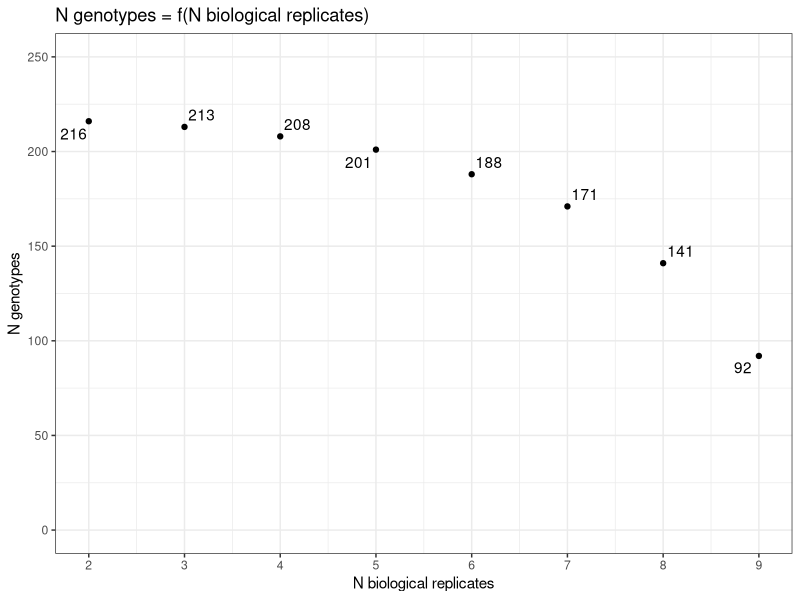
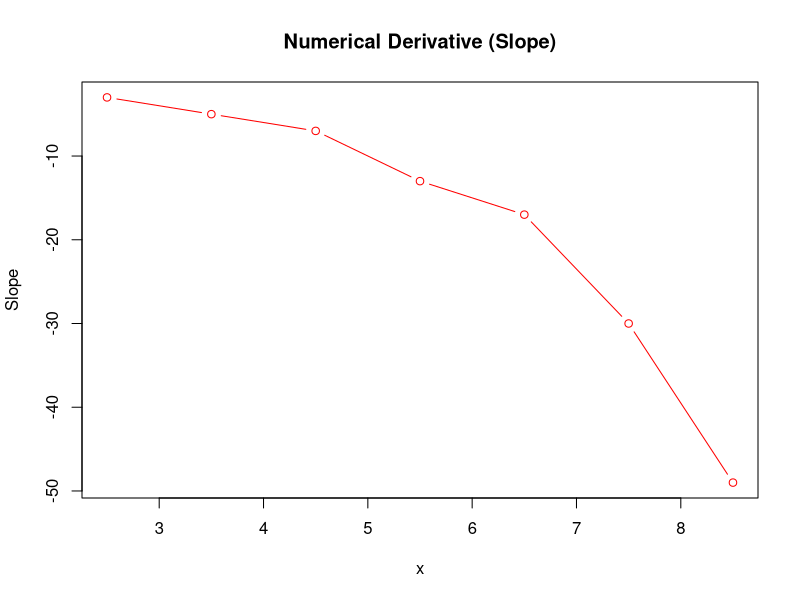
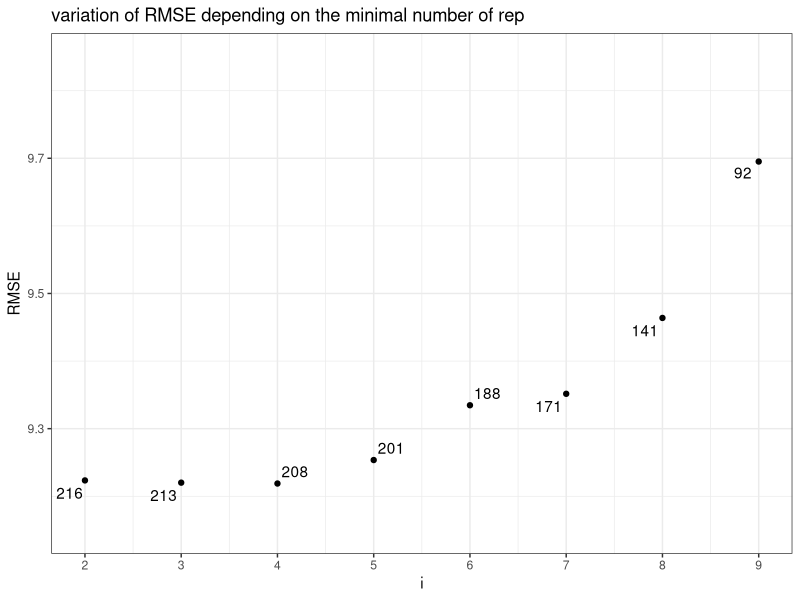
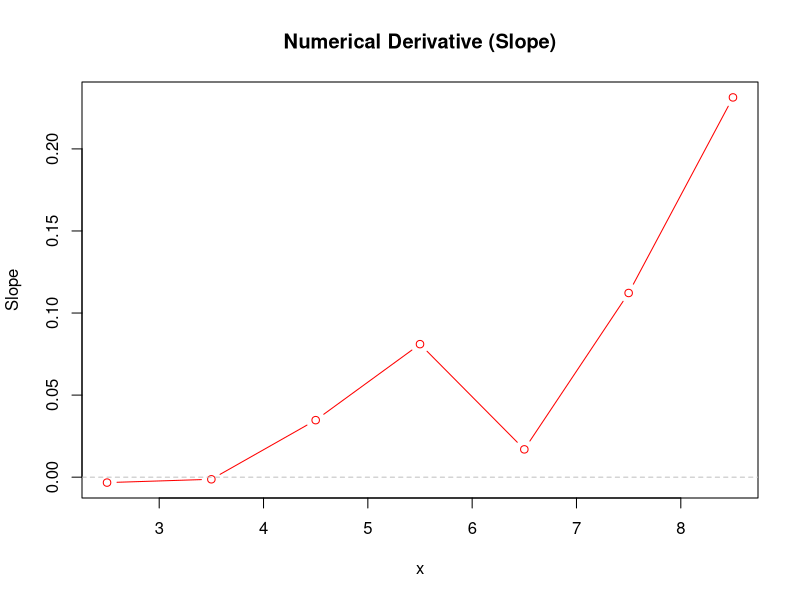
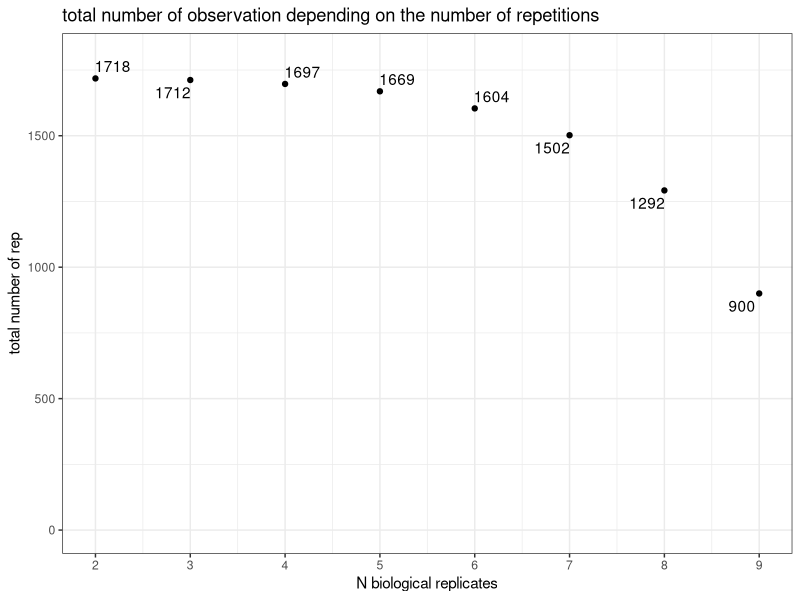
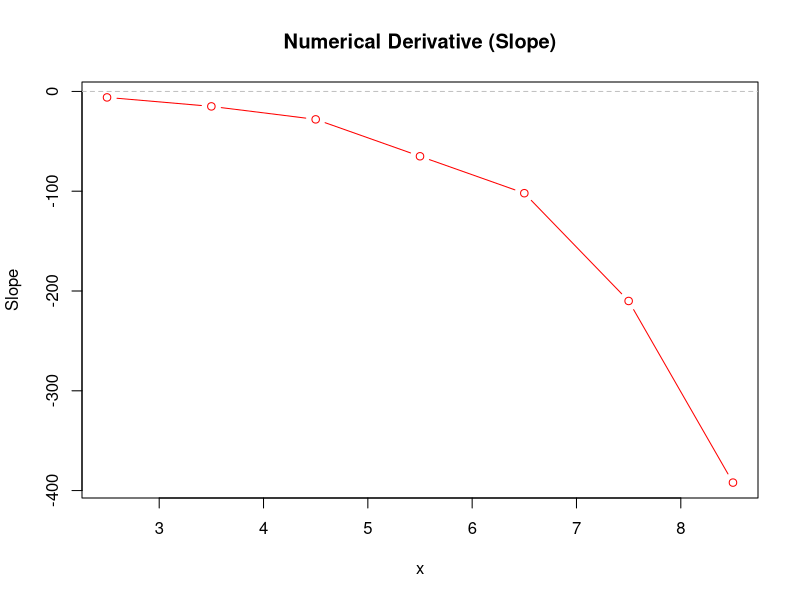
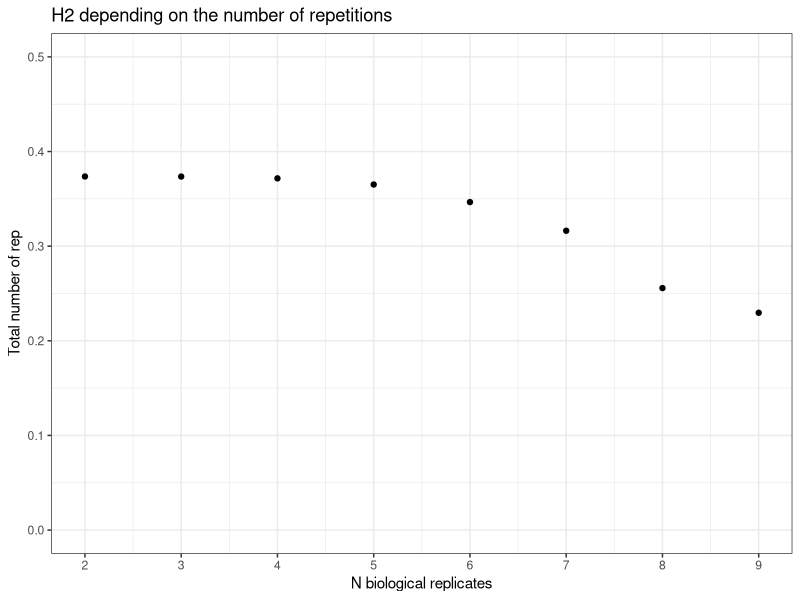
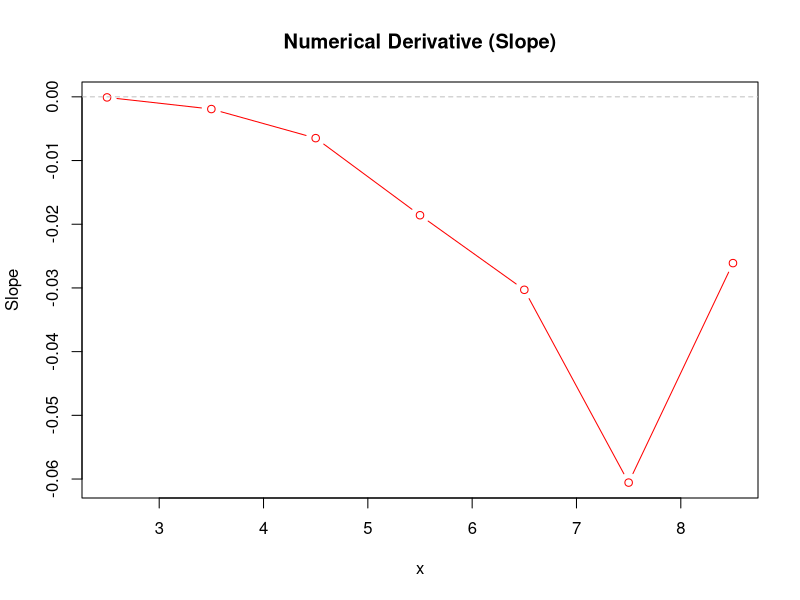

The R script that drew these images, in order:
## ---- chunk 1
#| echo: false
#| warning: false

suppressPackageStartupMessages(library("tidyverse"))
suppressPackageStartupMessages(library("lme4"))
suppressPackageStartupMessages(library("Hmisc"))
suppressPackageStartupMessages(library("corrplot"))
suppressPackageStartupMessages(library("emmeans"))
suppressPackageStartupMessages(library("patchwork"))
suppressPackageStartupMessages(library("ggplot2"))
suppressPackageStartupMessages(library("dplyr"))

## ---- chunk 2
#| echo: true
#| results: hide
data250_afabae_00 <- read.csv("../../../../../../01.data/2023_screen_specifics_251genotypes/02.aphis_fabae_on_faba_collection/aphis_fabae_fecundity_on_faba_collection_2024-04-02.csv", stringsAsFactors = FALSE, sep = ",") %>%  
  mutate(ivip = as.factor(ivip)) %>% 
  mutate(session = as.factor(session)) 

data250_afabae_01 <- data250_afabae_00 %>% filter(!is.na(larvae_total_number))
data250_afabae_01$ivip <- droplevels(data250_afabae_01$ivip)

data250_afabae_02<- data250_afabae_01 %>% filter(adult_alive != "0") #remove if no adult
data250_afabae_02$ivip <- droplevels(data250_afabae_02$ivip)

data250_afabae_02$ivip <-as.factor(data250_afabae_02$ivip)

## ---- chunk 3
analyze_filtered_data <- function(data, i, filter_name) {
  data <- data %>%
    group_by(ivip) %>%
    filter(n() >= i) %>%
    ungroup() %>%
    droplevels()

  if (nrow(data) < 5 || nlevels(data$ivip) < 2) {
    return(NULL)  # skip iterations with too little data
  }

  NGEN <- nlevels(data$ivip)
  n_after <- nrow(data)

  # Fit the model
  mod <- lmer(larvae_total_number ~ ivip + (1|session/block), data = data)
  residuals_values <- residuals(mod)
  RMSE <- sqrt(mean(residuals_values^2))
  shapiro_res <- shapiro.test(residuals_values)$p.value
  shapiro <- shapiro.test(data$larvae_total_number)$p.value

  # Heritability model
  mod_h2 <- lmer(larvae_total_number ~ (1 | ivip) + (1 | session), data = data)
  estimates <- as.data.frame(VarCorr(mod_h2))
  genetic_variance <- estimates$vcov[1]
  residual_variance <- estimates$vcov[3]
  nbE <- nlevels(data$session)
  H2 <- genetic_variance / (genetic_variance + (residual_variance / nbE))

  return(data.frame(
    filter = filter_name, i = i, RMSE = RMSE, n_after = n_after,
    H2 = H2, shapiro = shapiro, shapiro_res = shapiro_res, NGEN = NGEN
  ))
}
## ---- chunk 4

# Initialize an empty data frame to store results
results <- data.frame(x = numeric(0), i = numeric(0), RMSE = numeric(0), 
                       n_after = numeric(0), H2=numeric(0),shapiro=numeric(0),shapiro_res=numeric(0),NGEN=numeric(0), stringsAsFactors = FALSE)


###filter based on IQR
    # Calculate IQR and bounds for outlier removal
    IQR_value <- IQR(data250_afabae_02$larvae_total_number)
    lower_bound <- quantile(data250_afabae_02$larvae_total_number, 0.25) - 1.5 * IQR_value
    upper_bound <- quantile(data250_afabae_02$larvae_total_number, 0.75) + 1.5 * IQR_value
    filter ="IQR"
    # Filter out outliers
    data_iqr <- data250_afabae_02[data250_afabae_02$larvae_total_number >= lower_bound & data250_afabae_02$larvae_total_number <= upper_bound, ]
    

for (i in 2:9) {
  res <- analyze_filtered_data(data_iqr, i, filter_name = "IQR")
  if (!is.null(res)) results <- rbind(results, res)
}

for (i in 2:9) {
  res <- analyze_filtered_data(data250_afabae_02, i, filter_name = "no_filter")
  if (!is.null(res)) results <- rbind(results, res)
    }
    

  # Identify the indices of the top 3 highest values
top_3_indices <- order(data250_afabae_02$larvae_total_number, decreasing = TRUE)[1:3]
    # View the top 3 highest values
data250_afabae_02[top_3_indices, ] %>% dplyr::select(genotype, ivip, aphid, larvae_total_number)

# Remove the rows with the top 3 highest values
data250_afabae_03 <- data250_afabae_02[-top_3_indices, ]

data_manual<- data250_afabae_03 %>% filter(larvae_total_number != "0") 

for (i in 2:9) {
  res <- analyze_filtered_data(data_manual, i, filter_name = "Manual_filter")
  if (!is.null(res)) results <- rbind(results, res)
}

print(results)
## ---- chunk 5
iqr_results <- results %>% filter(filter == "IQR")
## ---- chunk 6
#| echo: false
#| warning: false
write.csv(x = results, 
          file = "filter_annalysis.csv", 
          quote = F, row.names = F)

## ---- chunk 7
# Initialize an empty data frame to store results
results <- data.frame(x = numeric(0), i = numeric(0), RMSE = numeric(0), 
                       n_after = numeric(0), H2=numeric(0),shapiro=numeric(0),shapiro_res=numeric(0),NGEN=numeric(0), stringsAsFactors = FALSE)


for (i in 2:9) {
  ###filter based on IQR
    # Calculate IQR and bounds for outlier removal
    IQR_value <- IQR(data250_afabae_02$larvae_total_number)
    lower_bound <- quantile(data250_afabae_02$larvae_total_number, 0.25) - 1.5 * IQR_value
    upper_bound <- quantile(data250_afabae_02$larvae_total_number, 0.75) + 1.5 * IQR_value
    filter ="IQR"
    # Filter out outliers
    data <- data250_afabae_02[data250_afabae_02$larvae_total_number >= lower_bound & data250_afabae_02$larvae_total_number <= upper_bound, ]
    
    
    data <- data %>%
      group_by(ivip) %>%           # Group by genotype
      filter(n() >= i) %>%             # Keep only groups with i or more repetitions
      ungroup() 
    
    
    data$ivip <- droplevels(data$ivip)
    
    NGEN<-nlevels(data$ivip)
    
   
 
    
    
    # Number of rows after removing outliers
    n_after <- nrow(data)
    

    
    # Fit the model
    mod <- lmer(larvae_total_number ~ ivip + (1|session/block), data = data)
    
    # Extract fitted values and residuals
    fitted_values <- fitted(mod)
    residuals_values <- residuals(mod)
    
    # Perform the Shapiro-Wilk test
    shapiro_result <- shapiro.test(residuals_values)
    
    # Print the p-value (this is your quantification of normality)
    shapiro_res <- shapiro_result$p.value
    
    # Perform the Shapiro-Wilk test
    shapiro_result <- shapiro.test(data$larvae_total_number)
    
    # Print the p-value (this is your quantification of normality)
    shapiro <- shapiro_result$p.value
    
    
    # Calculate RMSE (Root Mean Squared Error)
    RMSE <- sqrt(mean(residuals_values^2))
    
    # Fit the model with a fixed formula
    mod_h2 <- lmer(larvae_total_number ~ (1 | ivip) + (1 | session), data = data)
    
    # Get the variance components
    estimates <- as.data.frame(VarCorr(mod_h2))
    
    # Extract the relevant variance components
    genetic_variance <- estimates$vcov[1]
    residual_variance <- estimates$vcov[3]  # Adjust based on the placement of residual variance
    
    nbE <-nlevels(data$session)
    
    # Calculate heritability (h2)
    H2 <- genetic_variance / (genetic_variance + (residual_variance / nbE))
    

    # Store the results in the data frame
    results <- rbind(results, data.frame(filter = filter, i = i, RMSE = RMSE, n_after = n_after, H2 = H2, shapiro = shapiro, shapiro_res = shapiro_res, NGEN=NGEN))
}


## ---- chunk 8

ggplot(results, aes(x = i, y = NGEN)) +
  geom_point() +
  scale_x_continuous(breaks=seq(1,13,1)) +
  scale_y_continuous(limits = c(0,250)) +
  theme_bw() +
  ggrepel::geom_text_repel(aes(label = NGEN), arrow = T) +
  labs(x = "N biological replicates", y = "N genotypes") +
  ggtitle("N genotypes = f(N biological replicates)")

y<-as.vector(results$NGEN)
x<-as.vector(results$i)

# Compute slope (finite differences)
slope <- diff(y) / diff(x)

# To align slopes with x-values, use midpoints
x_mid <- (x[-1] + x[-length(x)]) / 2

# Plot slope (derivative)
plot(x_mid, slope, type = "b", col = "red", main = "Numerical Derivative (Slope)",
     ylab = "Slope", xlab = "x")
abline(h = 0, col = "gray", lty = 2)  # reference line for zero slope



## ---- chunk 9

ggplot(results, aes(x = i, y = RMSE)) +
  geom_point() +
  scale_x_continuous(breaks=seq(1,13,1)) +
  scale_y_continuous(limits = c(9.15,9.85)) +
  theme_bw() +
  ggrepel::geom_text_repel(aes(label = NGEN), arrow = T) +
  labs(x = "i", y = "RMSE") +
  ggtitle("variation of RMSE depending on the minimal number of rep")

y<-as.vector(results$RMSE)
x<-as.vector(results$i)

# Compute slope (finite differences)
slope <- diff(y) / diff(x)

# To align slopes with x-values, use midpoints
x_mid <- (x[-1] + x[-length(x)]) / 2

# Plot slope (derivative)
plot(x_mid, slope, type = "b", col = "red", main = "Numerical Derivative (Slope)",
     ylab = "Slope", xlab = "x")
abline(h = 0, col = "gray", lty = 2)  # reference line for zero slope


## ---- chunk 10
ggplot(results, aes(x = i, y = n_after)) +
  geom_point() +
  scale_x_continuous(breaks=seq(1,13,1)) +
  scale_y_continuous(limits = c(0,1800)) +
  theme_bw() +
  ggrepel::geom_text_repel(aes(label = n_after), arrow = T) +
  labs(x = "N biological replicates", y = "total number of rep") +
  ggtitle("total number of observation depending on the number of repetitions")

y<-as.vector(results$n_after)
x<-as.vector(results$i)

# Compute slope (finite differences)
slope <- diff(y) / diff(x)

# To align slopes with x-values, use midpoints
x_mid <- (x[-1] + x[-length(x)]) / 2

# Plot slope (derivative)
plot(x_mid, slope, type = "b", col = "red", main = "Numerical Derivative (Slope)",
     ylab = "Slope", xlab = "x")
abline(h = 0, col = "gray", lty = 2)  # reference line for zero slope

## ---- chunk 11
ggplot(results, aes(x = i, y = H2)) +
  geom_point() +
  scale_x_continuous(breaks = seq(1, 13, 1)) +
  scale_y_continuous(limits = c(0, 0.5)) +
  theme_bw() +
  labs(
    x = "N biological replicates",
    y = "Total number of rep"
  ) +
  ggtitle("H2 depending on the number of repetitions")


y<-as.vector(results$H2)
x<-as.vector(results$i)

# Compute slope (finite differences)
slope <- diff(y) / diff(x)

# To align slopes with x-values, use midpoints
x_mid <- (x[-1] + x[-length(x)]) / 2

# Plot slope (derivative)
plot(x_mid, slope, type = "b", col = "red", main = "Numerical Derivative (Slope)",
     ylab = "Slope", xlab = "x")
abline(h = 0, col = "gray", lty = 2)  # reference line for zero slope
